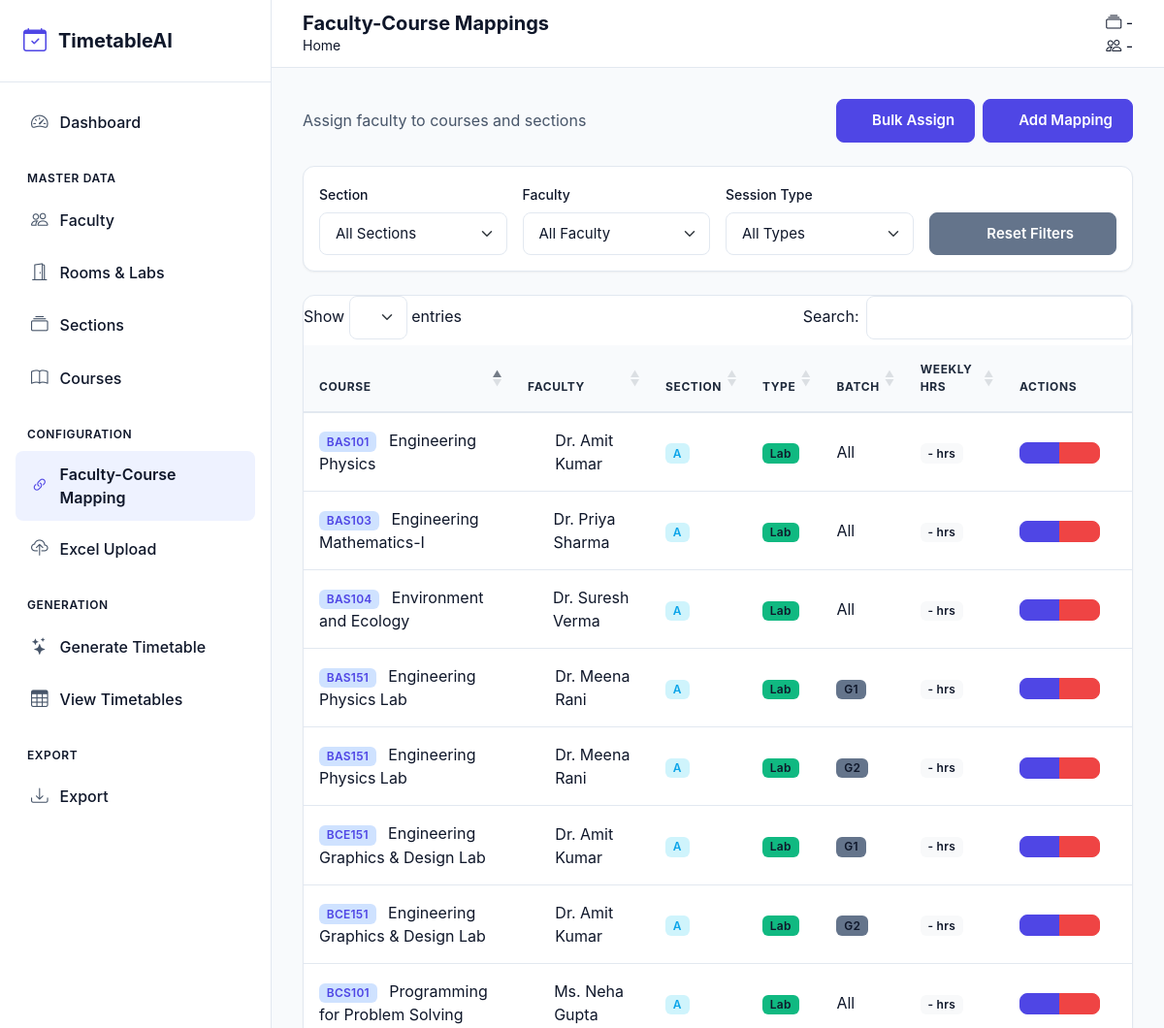
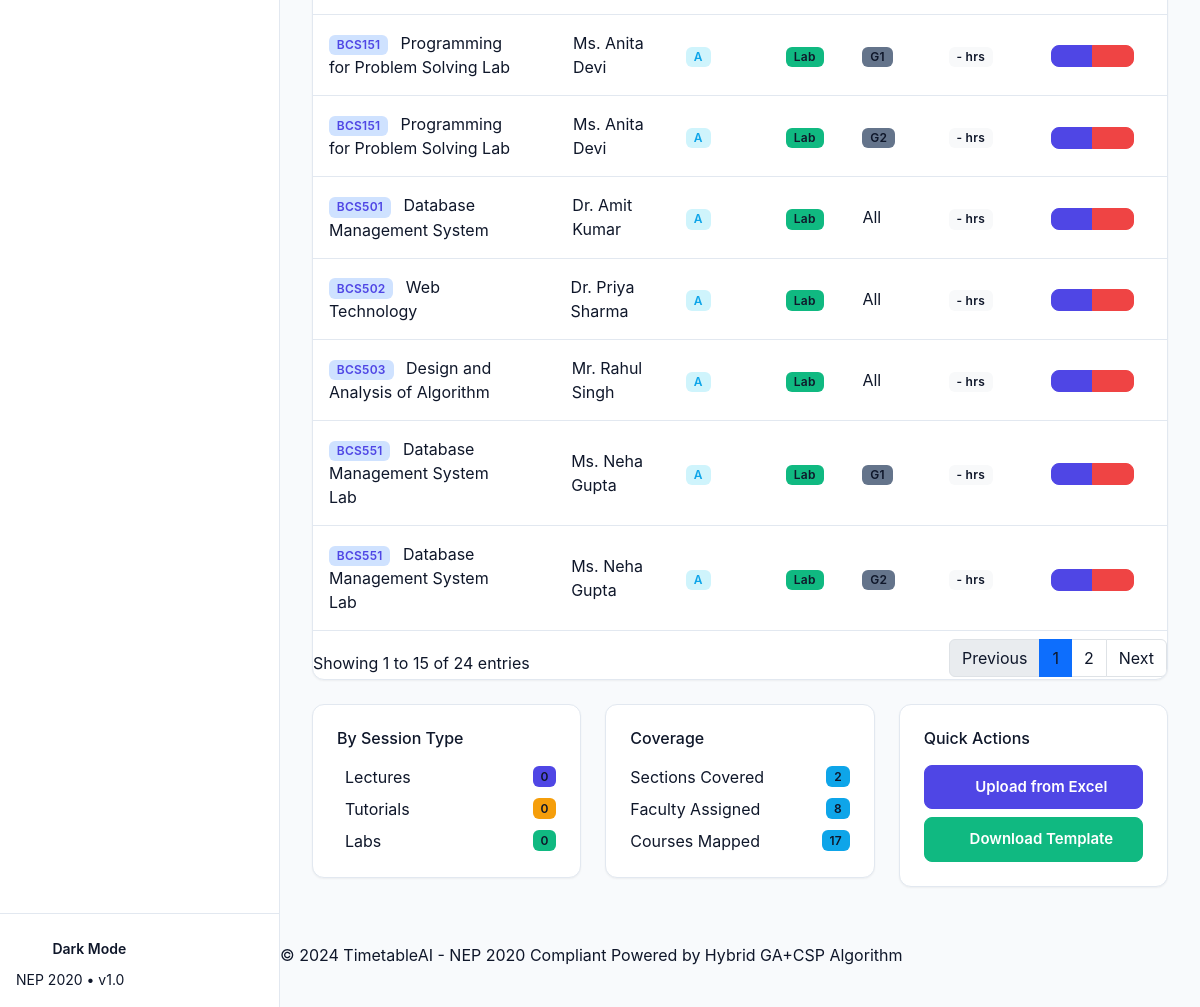
The page /mappings/ on the database as committed earlier (2 pictures, top to bottom).
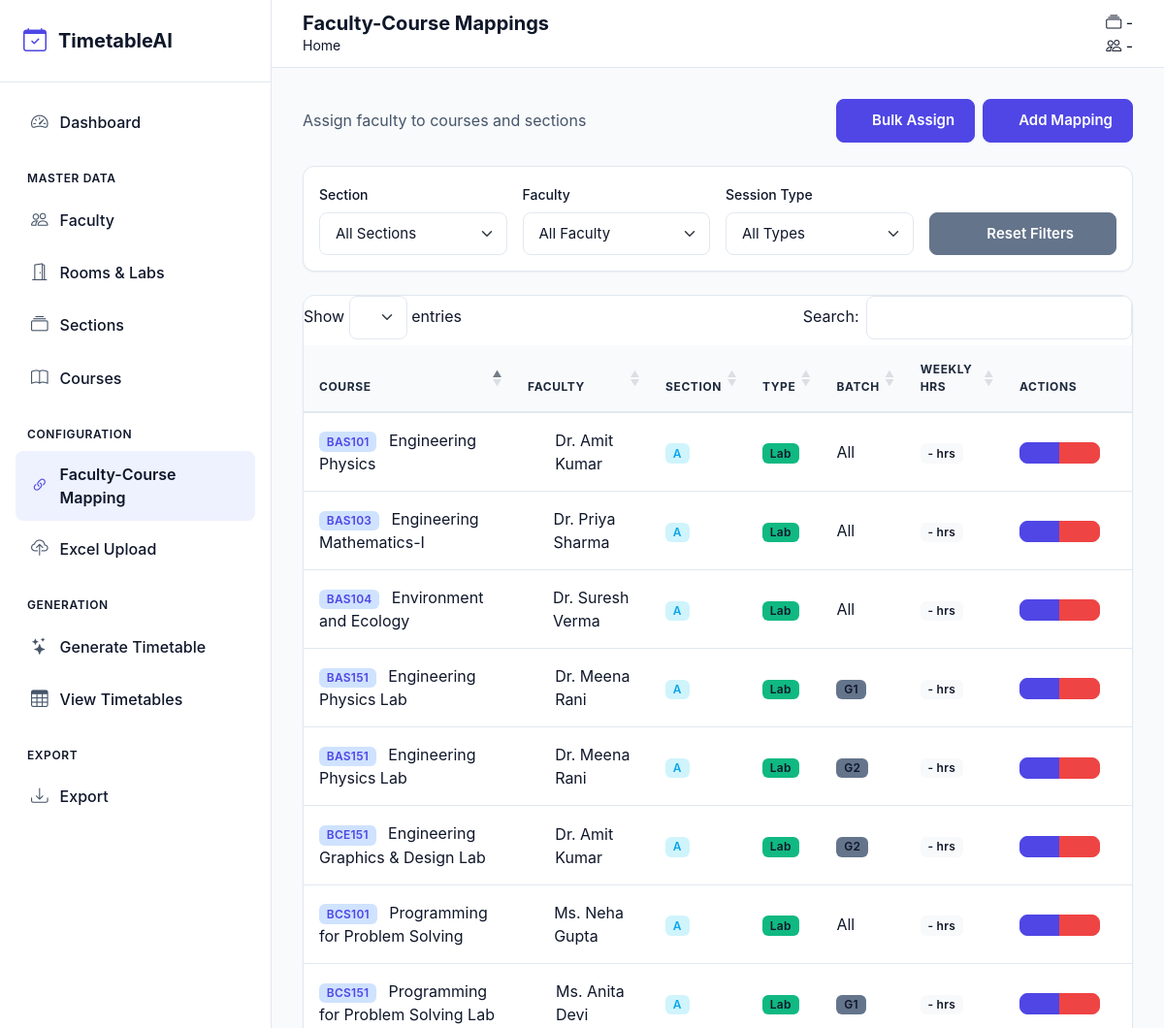
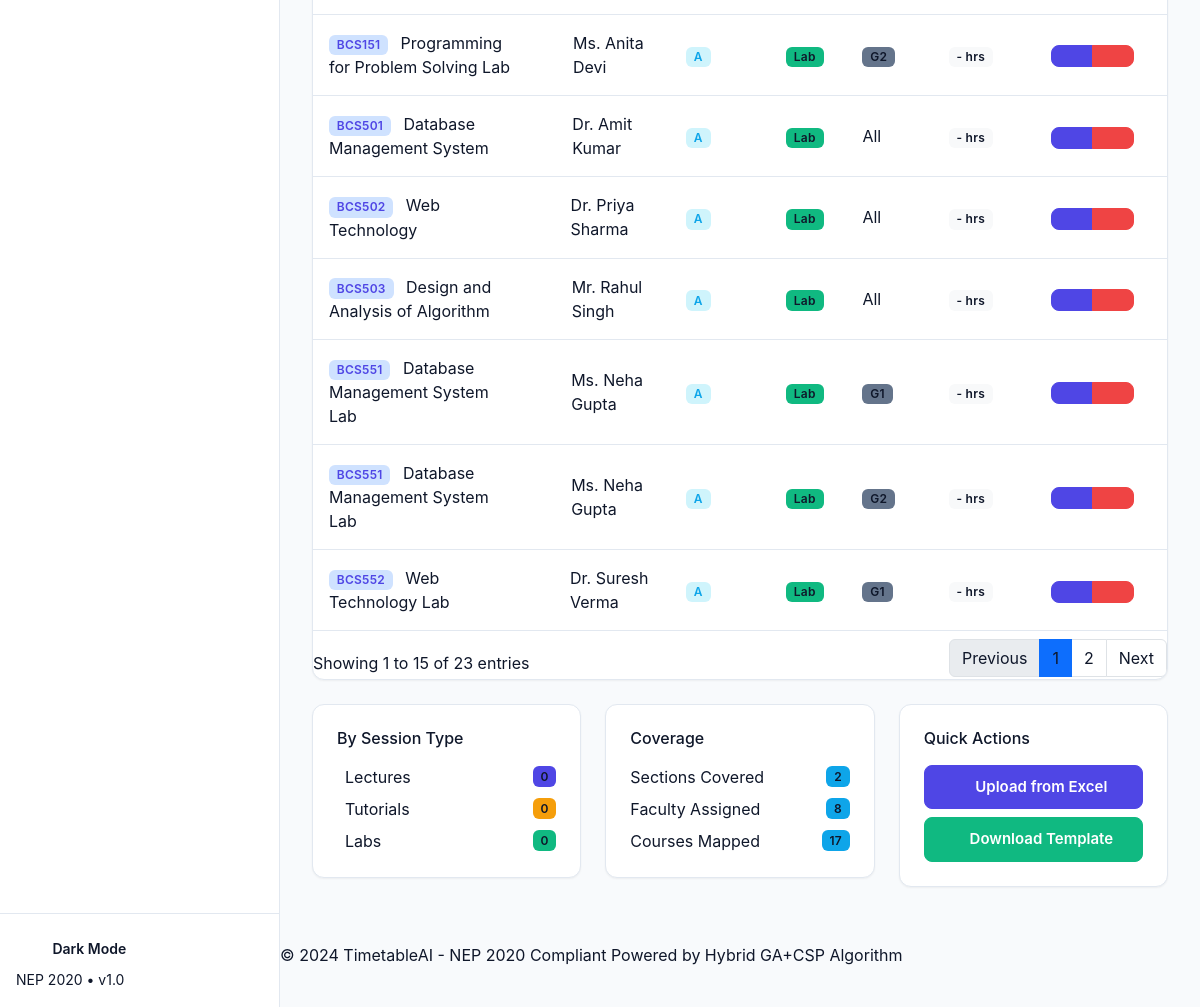
The same page on the database as committed later (2 pictures, top to bottom).
### app/models/faculty_course.py (models this page shows, shortened)
class FacultyCourse(db.Model):
    __tablename__ = 'faculty_courses'
    id = db.Column(db.Integer, primary_key=True)
    faculty_id = db.Column(db.Integer, db.ForeignKey('faculty.id'), nullable=False)
    course_id = db.Column(db.Integer, db.ForeignKey('courses.id'), nullable=False)
    section_id = db.Column(db.Integer, db.ForeignKey('sections.id'), nullable=False)
    session_type = db.Column(db.String(5), nullable=False)  # L (Lecture), T (Tutorial), P (Practical)
    batch_id = db.Column(db.Integer, db.ForeignKey('batches.id'), nullable=True)
    academic_year = db.Column(db.String(10), nullable=False, default='2024-25')
    is_primary = db.Column(db.Boolean, default=True)
    created_at = db.Column(db.DateTime, default=datetime.utcnow)
    updated_at = db.Column(db.DateTime, default=datetime.utcnow, onupdate=datetime.utcnow)
    timetable_entries = db.relationship('Timetable', backref='faculty_course', lazy='dynamic', cascade='all, delete-orphan')
    batch = db.relationship('Batch', backref='faculty_courses')
    __table_args__ = (
        db.UniqueConstraint('faculty_id', 'course_id', 'section_id', 'session_type', 'batch_id', 'academic_year',
                          name='uq_faculty_course_section_session'),
    )

### app/models/course.py (models this page shows, shortened)
class Course(db.Model):
    __tablename__ = 'courses'
    id = db.Column(db.Integer, primary_key=True)
    code = db.Column(db.String(20), unique=True, nullable=False)
    name = db.Column(db.String(150), nullable=False)
    semester = db.Column(db.Integer, nullable=False)
    credits = db.Column(db.Integer, nullable=False)
    category = db.Column(db.String(10), nullable=False)  # BS, ES, PC, HS, VA, OE, DE
    course_type = db.Column(db.String(10), nullable=False)  # T (Theory), P (Practical)
    lecture_hours = db.Column(db.Integer, default=0)  # L
    tutorial_hours = db.Column(db.Integer, default=0)  # T
    practical_hours = db.Column(db.Integer, default=0)  # P
    is_lab = db.Column(db.Boolean, default=False)
    is_elective = db.Column(db.Boolean, default=False)
    elective_group = db.Column(db.String(20), nullable=True)
    created_at = db.Column(db.DateTime, default=datetime.utcnow)
    faculty_mappings = db.relationship('FacultyCourse', backref='course', lazy='dynamic', cascade='all, delete-orphan')

### app/models/faculty.py (models this page shows, shortened)
class Faculty(db.Model):
    __tablename__ = 'faculty'
    id = db.Column(db.Integer, primary_key=True)
    faculty_id = db.Column(db.String(20), unique=True, nullable=False)
    name = db.Column(db.String(100), nullable=False)
    email = db.Column(db.String(100), unique=True, nullable=True)
    phone = db.Column(db.String(15), nullable=True)
    department = db.Column(db.String(50), nullable=False, default='CSE')
    designation = db.Column(db.String(50), nullable=True)
    max_hours_per_day = db.Column(db.Integer, default=6)
    max_hours_per_week = db.Column(db.Integer, default=18)
    preferred_slots = db.Column(db.Text, default='{}')
    unavailable_slots = db.Column(db.Text, default='{}')
    is_active = db.Column(db.Boolean, default=True)
    created_at = db.Column(db.DateTime, default=datetime.utcnow)
    updated_at = db.Column(db.DateTime, default=datetime.utcnow, onupdate=datetime.utcnow)
    course_mappings = db.relationship('FacultyCourse', backref='faculty', lazy='dynamic', cascade='all, delete-orphan')

### app/models/section.py (models this page shows, shortened)
class Section(db.Model):
    __tablename__ = 'sections'
    id = db.Column(db.Integer, primary_key=True)
    section_id = db.Column(db.String(20), unique=True, nullable=False)  # e.g., CSE-3-A
    name = db.Column(db.String(10), nullable=False)  # A, B, C
    branch = db.Column(db.String(50), nullable=False, default='CSE')
    semester = db.Column(db.Integer, nullable=False)
    strength = db.Column(db.Integer, nullable=False, default=60)
    batch_year = db.Column(db.Integer, nullable=False)  # e.g., 2024
    academic_year = db.Column(db.String(10), nullable=False)  # e.g., 2024-25
    is_active = db.Column(db.Boolean, default=True)
    created_at = db.Column(db.DateTime, default=datetime.utcnow)
    updated_at = db.Column(db.DateTime, default=datetime.utcnow, onupdate=datetime.utcnow)
    batches = db.relationship('Batch', backref='section', lazy='dynamic', cascade='all, delete-orphan')
    faculty_mappings = db.relationship('FacultyCourse', backref='section', lazy='dynamic', cascade='all, delete-orphan')
    timetable_entries = db.relationship('Timetable', backref='section', lazy='dynamic', cascade='all, delete-orphan')

class Batch(db.Model):
    __tablename__ = 'batches'
    id = db.Column(db.Integer, primary_key=True)
    batch_id = db.Column(db.String(30), unique=True, nullable=False)  # e.g., CSE-3-A-G1
    name = db.Column(db.String(5), nullable=False)  # G1, G2
    section_id = db.Column(db.Integer, db.ForeignKey('sections.id'), nullable=False)
    strength = db.Column(db.Integer, nullable=False)
    created_at = db.Column(db.DateTime, default=datetime.utcnow)
    timetable_entries = db.relationship('Timetable', backref='batch', lazy='dynamic')

### app/routes/mapping.py (the view)
@mapping_bp.route('/')
def list_mappings():
    mappings = FacultyCourse.query.order_by(
        FacultyCourse.section_id,
        FacultyCourse.course_id
    ).all()
    sections = Section.query.filter_by(is_active=True).order_by(Section.semester, Section.name).all()
    return render_template('mapping/list.html', mappings=mappings, sections=sections)

### app/templates/mapping/list.html (shortened to what the changed rows need)
{% extends "base.html" %}
{% block page_title %}Faculty-Course Mappings{% endblock %}
{% block content %}
<div class="glass-card" data-aos="fade-up" data-aos-delay="200">
    <div class="table-responsive">
        <table id="mappingsTable" class="table table-hover mb-0">
            <thead>
                <tr>
                    <th>Course</th>
                    <th>Faculty</th>
                    <th>Section</th>
                    <th>Type</th>
                    <th>Batch</th>
                    <th>Weekly Hrs</th>
                    <th width="100">Actions</th>
                </tr>
            </thead>
            <tbody>
                {% for mapping in mappings %}
                <tr>
                    <td>
                        <div>
                            <span class="badge bg-primary-subtle text-primary">{{ mapping.course.code }}</span>
                            <span class="ms-2">{{ mapping.course.name }}</span>
                        </div>
                    </td>
                    <td>
                        <div class="d-flex align-items-center">
                            <div class="avatar-xs me-2">
                                <span class="avatar-title rounded-circle bg-gradient-primary">
                                </span>
                            </div>
                            {{ mapping.faculty.name }}
                        </div>
                    </td>
                    <td>
                        <span class="badge bg-info-subtle text-info">{{ mapping.section.name }}</span>
                    </td>
                    <td>
                        {% if mapping.session_type == 'lecture' %}
                        <span class="badge bg-primary">Lecture</span>
                        {% elif mapping.session_type == 'tutorial' %}
                        <span class="badge bg-warning text-dark">Tutorial</span>
                        {% else %}
                        <span class="badge bg-success">Lab</span>
                        {% endif %}
                    </td>
                    <td>
                        {% if mapping.batch %}
                        <span class="badge bg-secondary">{{ mapping.batch.name }}</span>
                        {% else %}
                        <span class="text-muted">All</span>
                        {% endif %}
                    </td>
                    <td>
                        <span class="badge bg-light text-dark">{{ mapping.weekly_hours or '-' }} hrs</span>
                    </td>
                    <td>
                        <div class="btn-group btn-group-sm">
                            <a href="{{ url_for('mapping.edit_mapping', id=mapping.id) }}"
                               class="btn btn-outline-primary" title="Edit">
                            </a>
                            <button class="btn btn-outline-danger"
                                    onclick="confirmDelete('{{ url_for('mapping.delete_mapping', id=mapping.id) }}')"
                                    title="Delete">
                            </button>
                        </div>
                    </td>
                </tr>
                {% endfor %}
            </tbody>
        </table>
    </div>
</div>
{% endblock %}

Rows that differ between the two databases and show on the page:
removed FacultyCourse: course.code "BCE151", course.name "Engineering Graphics & Design Lab", faculty.name "Dr. Amit Kumar", section.name "A", session_type "Lab", batch.name "G1", weekly_hours "-"
now on this page (row unchanged): FacultyCourse: course.code "BCS552", course.name "Web Technology Lab", faculty.name "Dr. Suresh Verma", section.name "A", session_type "Lab", batch.name "G1", weekly_hours "-"
Other text that changed with them:
text written by a page script: "Show entries Search: Showing 1 to 15 of 24 entries Previous 1 2 Next" → "Show entries Search: Showing 1 to 15 of 23 entries Previous 1 2 Next"
